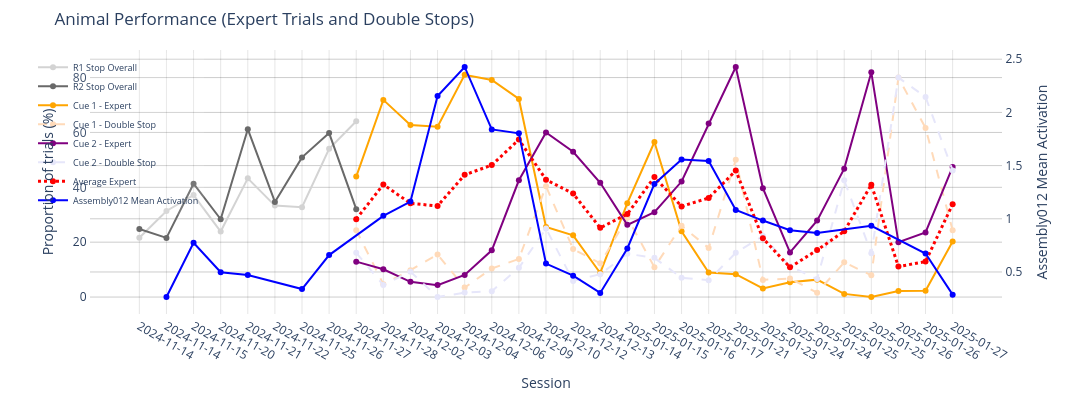

This figure's notebook cell:
### Code cell
res_cue1 = []
res_cue2 = []
d_stop_c1 = []
d_stop_c2 = []
r1_stop = []
r2_stop = []

r1_wrong_only = []
r2_wrong_only = []

for s_id in behav.index.unique("session_id"):
    s_behav = behav.loc[s_id]

    expert_trials = s_behav[
        (s_behav["choice_R1"] == 1) &
        (s_behav["choice_R2"] == 0) &
        (s_behav["cue"] == 1)
    ]
    prop_expert_trials = len(expert_trials) / len(s_behav[s_behav["cue"] == 1]) * 100
    res_cue1.append((s_id, prop_expert_trials))

    expert_trials = s_behav[
        (s_behav["choice_R1"] == 0) &
        (s_behav["choice_R2"] == 1) &
        (s_behav["cue"] == 2)
    ]
    prop_expert_trials = len(expert_trials) / len(s_behav[s_behav["cue"] == 2]) * 100
    res_cue2.append((s_id, prop_expert_trials))

    d_stop = s_behav[
        (s_behav["cue"] == 1) &
        (s_behav["choice_R1"] == 1) &
        (s_behav["choice_R2"] == 1)
    ]
    prop_d_stop_trials = len(d_stop) / len(s_behav[s_behav["cue"] == 1]) * 100
    d_stop_c1.append((s_id, prop_d_stop_trials))

    d_stop = s_behav[
        (s_behav["cue"] == 2) &
        (s_behav["choice_R1"] == 1) &
        (s_behav["choice_R2"] == 1)
    ]
    prop_d_stop_trials = len(d_stop) / len(s_behav[s_behav["cue"] == 2]) * 100
    d_stop_c2.append((s_id, prop_d_stop_trials))

    r1_wrong = s_behav[
        (s_behav["cue"] == 1) &
        (s_behav["choice_R1"] == 0) &
        (s_behav["choice_R2"] == 1)
    ]
    r2_wrong = s_behav[
        (s_behav["cue"] == 2) &
        (s_behav["choice_R2"] == 0) &
        (s_behav["choice_R1"] == 1)
    ]

    r1_wrong_only.append((s_id, len(r1_wrong) / len(s_behav) * 100))
    r2_wrong_only.append((s_id, len(r2_wrong) / len(s_behav) * 100))

    r1_stops = s_behav[s_behav["choice_R1"] == 1]
    r2_stops = s_behav[s_behav["choice_R2"] == 1]

    prop_r1_stop = len(r1_stops) / len(s_behav) * 100
    prop_r2_stop = len(r2_stops) / len(s_behav) * 100
    r1_stop.append((s_id, prop_r1_stop))
    r2_stop.append((s_id, prop_r2_stop))

# numpy conversions
d_stop_c1 = np.array(d_stop_c1, dtype=object)
d_stop_c2 = np.array(d_stop_c2, dtype=object)
res_cue1  = np.array(res_cue1,  dtype=object)
res_cue2  = np.array(res_cue2,  dtype=object)
r1_wrong_only = np.array(r1_wrong_only, dtype=object)
r2_wrong_only = np.array(r2_wrong_only, dtype=object)

idx1 = np.argsort(res_cue1[:, 0])
idx2 = np.argsort(res_cue2[:, 0])

x1, y1 = res_cue1[idx1, 0], res_cue1[idx1, 1].astype(float)
x2, y2 = res_cue2[idx2, 0], res_cue2[idx2, 1].astype(float)
x3, y3 = d_stop_c1[idx1, 0], d_stop_c1[idx1, 1].astype(float)
x4, y4 = d_stop_c2[idx2, 0], d_stop_c2[idx2, 1].astype(float)

x5y5 = np.array(r1_stop, dtype=object)
x5, y5 = x5y5[:, 0], x5y5[:, 1].astype(float)

x6y6 = np.array(r2_stop, dtype=object)
x6, y6 = x6y6[:, 0], x6y6[:, 1].astype(float)

x7, y7 = r1_wrong_only[:, 0], r1_wrong_only[:, 1].astype(float)
x8, y8 = r2_wrong_only[:, 0], r2_wrong_only[:, 1].astype(float)

# date-based split (STRING COMPARISON)
x_pre_cue = "2024-11-27_16-11"

m5 = x5 <= x_pre_cue
x5, y5 = x5[m5], y5[m5]

m6 = x6 <= x_pre_cue
x6, y6 = x6[m6], y6[m6]

m1 = x1 >= x_pre_cue
x1, y1 = x1[m1], y1[m1]

m2 = x2 >= x_pre_cue
x2, y2 = x2[m2], y2[m2]

m3 = x3 >= x_pre_cue
x3, y3 = x3[m3], y3[m3]

m4 = x4 >= x_pre_cue
x4, y4 = x4[m4], y4[m4]

# average expert performance (Cue 1 and Cue 2) per session
cue1_expert = pd.Series(res_cue1[:, 1].astype(float), index=res_cue1[:, 0], name="cue1_expert")
cue2_expert = pd.Series(res_cue2[:, 1].astype(float), index=res_cue2[:, 0], name="cue2_expert")
avg_expert = pd.concat([cue1_expert, cue2_expert], axis=1).mean(axis=1).sort_index()
x_avg_expert = avg_expert.index.to_numpy()
y_avg_expert = avg_expert.to_numpy(dtype=float)
m_avg = x_avg_expert >= x_pre_cue
x_avg_expert, y_avg_expert = x_avg_expert[m_avg], y_avg_expert[m_avg]

# mean Assembly012 activation per session
if "session_id" in ensamble_proj.index.names:
    assembly012_session_mean = ensamble_proj.groupby(level="session_id")["Assembly012"].mean()
elif "session_id" in ensamble_proj.columns:
    assembly012_session_mean = ensamble_proj.groupby("session_id")["Assembly012"].mean()
else:
    raise KeyError("Could not find 'session_id' in ensamble_proj index names or columns")

if "session_id" in behav.index.names:
    behav_sessions = pd.Index(behav.index.get_level_values("session_id").unique()).astype(str)
else:
    behav_sessions = pd.Index(behav.index.unique()).astype(str)

assembly012_session_mean.index = assembly012_session_mean.index.astype(str)
common_sessions = np.intersect1d(behav_sessions.to_numpy(), assembly012_session_mean.index.to_numpy())
assembly012_session_mean = assembly012_session_mean.loc[common_sessions].sort_index()
x_ens012 = assembly012_session_mean.index.to_numpy()
y_ens012 = assembly012_session_mean.to_numpy(dtype=float)

# plotting
fig = go.Figure()

fig.add_trace(go.Scatter(x=x5, y=y5, mode="lines+markers",
    name="R1 Stop Overall",
    line=dict(width=2, color="lightgrey"),
    marker=dict(size=7, color="lightgrey"),
))

fig.add_trace(go.Scatter(x=x6, y=y6, mode="lines+markers",
    name="R2 Stop Overall",
    line=dict(width=2, color="dimgrey"),
    marker=dict(size=7, color="dimgrey"),
))

fig.add_trace(go.Scatter(x=x1, y=y1, mode="lines+markers",
    name="Cue 1 - Expert",
    line=dict(width=2, color="orange"),
    marker=dict(size=7, color="orange"),
))

fig.add_trace(go.Scatter(x=x3, y=y3, mode="lines+markers",
    name="Cue 1 - Double Stop",
    line=dict(width=2, color="peachpuff", dash="dash"),
    marker=dict(size=7, color="peachpuff"),
))

fig.add_trace(go.Scatter(x=x2, y=y2, mode="lines+markers",
    name="Cue 2 - Expert",
    line=dict(width=2, color="purple"),
    marker=dict(size=7, color="purple"),
))

fig.add_trace(go.Scatter(x=x4, y=y4, mode="lines+markers",
    name="Cue 2 - Double Stop",
    line=dict(width=2, color="lavender", dash="dash"),
    marker=dict(size=7, color="lavender"),
))

fig.add_trace(go.Scatter(x=x_avg_expert, y=y_avg_expert, mode="lines+markers",
    name="Average Expert",
    line=dict(width=3, color="red", dash="dot"),
    marker=dict(size=7, color="red"),
))

fig.add_trace(go.Scatter(x=x_ens012, y=y_ens012, mode="lines+markers",
    name="Assembly012 Mean Activation",
    line=dict(width=2, color="blue"),
    marker=dict(size=6, color="blue"),
    yaxis="y2",
))

# fig.add_trace(go.Scatter(
#     x=x7, y=y7,
#     mode="lines+markers",
#     name="C1-Wrong only(R2)",
#     line=dict(width=2, color="lightcoral"),
#     marker=dict(size=7, color="lightcoral"),
# ))

# fig.add_trace(go.Scatter(
#     x=x8, y=y8,
#     mode="lines+markers",
#     name="C2-Wrong only(R1)",
#     line=dict(width=2, color="indianred"),
#     marker=dict(size=7, color="indianred"),
# ))

def to_ordinal(x):
    order = {s: i for i, s in enumerate(sorted(np.unique(x)))}
    return np.array([order[s] for s in x], dtype=float)

x1_num = to_ordinal(x1)
x2_num = to_ordinal(x2)

m2, b2 = np.polyfit(x2_num, y2, 1)
corr1, pval1 = stats.pearsonr(x1_num, y1)
corr2, pval2 = stats.pearsonr(x2_num, y2)

# fig.add_trace(go.Scatter(
#     x=x2, y=m2 * x2_num + b2,
#     mode="lines",
#     name="Cue 2 fit",
#     line=dict(width=2, color="purple", dash="dash"),
# ))

# layout
fig.update_layout(
    title="Animal Performance (Expert Trials and Double Stops)",
    width=1400,
    height=400,
    margin=dict(l=90, r=90, t=50, b=60),
    xaxis_title="Session",
    yaxis_title="Proportion of trials (%)",
    yaxis2=dict(
        title="Assembly012 Mean Activation",
        overlaying="y",
        side="right",
        showgrid=False,
        zeroline=False,
        showline=True,
    ),
    plot_bgcolor="white",
    legend=dict(
        x=0.125, y=0.99,
        bgcolor="rgba(255,255,255,0.1)",
        xanchor="right", yanchor="top",
        font=dict(size=9),
    ),
)

fig.update_yaxes(
    showgrid=True,
    gridcolor="rgba(0,0,0,0.2)",
    zeroline=False,
    showline= True
)

all_x_ticks = np.sort(np.unique(np.concatenate([x5, x6, x1, x2, x3, x4, x_avg_expert, x_ens012])))
all_x_ticklabels = [s.split("_")[0] for s in all_x_ticks]

fig.update_xaxes(
    tickmode="array",
    tickvals=all_x_ticks,
    ticktext=all_x_ticklabels,
    showgrid=True,
    gridcolor="rgba(0,0,0,0.1)",
    showline=True,
    zeroline=False,
)
fig.update_traces(marker=dict(size=6))

fig.show()

### Figure 1 — Plotly figure (JSON) as saved in the notebook; plotly's stock layout.template omitted (floating-point values rounded to 4 significant figures)
{"data": [{"line": {"color": "lightgrey", "width": 2}, "marker": {"color": "lightgrey", "size": 6}, "mode": "lines+markers", "name": "R1 Stop Overall", "type": "scatter", "x": ["2024-11-14_15-01", "2024-11-14_16-40", "2024-11-15_15-48", "2024-11-20_17-46", "2024-11-21_17-22", "2024-11-22_16-01", "2024-11-25_16-25", "2024-11-26_16-39", "2024-11-27_16-11"], "y": [21.6, 31.37, 37.19, 23.88, 43.28, 33.33, 32.73, 54.02, 64.08]}, {"line": {"color": "dimgrey", "width": 2}, "marker": {"color": "dimgrey", "size": 6}, "mode": "lines+markers", "name": "R2 Stop Overall", "type": "scatter", "x": ["2024-11-14_15-01", "2024-11-14_16-40", "2024-11-15_15-48", "2024-11-20_17-46", "2024-11-21_17-22", "2024-11-22_16-01", "2024-11-25_16-25", "2024-11-26_16-39", "2024-11-27_16-11"], "y": [24.8, 21.57, 41.32, 28.36, 61.19, 34.67, 50.91, 59.77, 32.04]}, {"line": {"color": "orange", "width": 2}, "marker": {"color": "orange", "size": 6}, "mode": "lines+markers", "name": "Cue 1 - Expert", "type": "scatter", "x": ["2024-11-27_16-11", "2024-11-28_17-41", "2024-12-02_16-09", "2024-12-03_16-23", "2024-12-04_18-06", "2024-12-06_16-49", "2024-12-09_17-45", "2024-12-10_17-20", "2024-12-12_16-13", "2024-12-13_17-10", "2025-01-14_18-08", "2025-01-15_17-18", "2025-01-16_17-47", "2025-01-17_16-55", "2025-01-21_18-49", "2025-01-23_16-48", "2025-01-24_12-24", "2025-01-24_19-37", "2025-01-25_10-55", "2025-01-25_21-29", "2025-01-26_13-45", "2025-01-26_21-48", "2025-01-27_13-39"], "y": [43.91, 71.87, 62.75, 62.07, 81.03, 79.16, 72.22, 25.54, 22.5, 8.772, 34.21, 56.52, 24.0, 8.929, 8.327, 3.122, 5.4, 6.346, 1.15, 0.0, 2.222, 2.326, 20.27]}, {"line": {"color": "peachpuff", "dash": "dash", "width": 2}, "marker": {"color": "peachpuff", "size": 6}, "mode": "lines+markers", "name": "Cue 1 - Double Stop", "type": "scatter", "x": ["2024-11-27_16-11", "2024-11-28_17-41", "2024-12-02_16-09", "2024-12-03_16-23", "2024-12-04_18-06", "2024-12-06_16-49", "2024-12-09_17-45", "2024-12-10_17-20", "2024-12-12_16-13", "2024-12-13_17-10", "2025-01-14_18-08", "2025-01-15_17-18", "2025-01-16_17-47", "2025-01-17_16-55", "2025-01-21_18-49", "2025-01-23_16-48", "2025-01-24_12-24", "2025-01-24_19-37", "2025-01-25_10-55", "2025-01-25_21-29", "2025-01-26_13-45", "2025-01-26_21-48", "2025-01-27_13-39"], "y": [24.39, 4.689, 9.802, 15.52, 3.45, 10.42, 13.89, 40.43, 17.5, 12.28, 28.94, 10.87, 26.0, 17.86, 50.0, 6.252, 6.758, 1.587, 12.65, 7.921, 80.0, 61.63, 24.32]}, {"line": {"color": "purple", "width": 2}, "marker": {"color": "purple", "size": 6}, "mode": "lines+markers", "name": "Cue 2 - Expert", "type": "scatter", "x": ["2024-11-27_16-11", "2024-11-28_17-41", "2024-12-02_16-09", "2024-12-03_16-23", "2024-12-04_18-06", "2024-12-06_16-49", "2024-12-09_17-45", "2024-12-10_17-20", "2024-12-12_16-13", "2024-12-13_17-10", "2025-01-14_18-08", "2025-01-15_17-18", "2025-01-16_17-47", "2025-01-17_16-55", "2025-01-21_18-49", "2025-01-23_16-48", "2025-01-24_12-24", "2025-01-24_19-37", "2025-01-25_10-55", "2025-01-25_21-29", "2025-01-26_13-45", "2025-01-26_21-48", "2025-01-27_13-39"], "y": [12.9, 10.15, 5.558, 4.349, 8.066, 17.03, 42.56, 60.0, 52.94, 41.67, 26.32, 30.95, 42.1, 63.26, 83.88, 39.68, 16.25, 27.87, 46.81, 81.91, 20.0, 23.53, 47.44]}, {"line": {"color": "lavender", "dash": "dash", "width": 2}, "marker": {"color": "lavender", "size": 6}, "mode": "lines+markers", "name": "Cue 2 - Double Stop", "type": "scatter", "x": ["2024-11-27_16-11", "2024-11-28_17-41", "2024-12-02_16-09", "2024-12-03_16-23", "2024-12-04_18-06", "2024-12-06_16-49", "2024-12-09_17-45", "2024-12-10_17-20", "2024-12-12_16-13", "2024-12-13_17-10", "2025-01-14_18-08", "2025-01-15_17-18", "2025-01-16_17-47", "2025-01-17_16-55", "2025-01-21_18-49", "2025-01-23_16-48", "2025-01-24_12-24", "2025-01-24_19-37", "2025-01-25_10-55", "2025-01-25_21-29", "2025-01-26_13-45", "2025-01-26_21-48", "2025-01-27_13-39"], "y": [16.13, 4.348, 9.263, 0.0, 1.613, 2.129, 10.64, 25.0, 5.882, 8.333, 15.79, 14.28, 7.018, 6.123, 16.12, 22.22, 11.25, 6.557, 42.55, 15.96, 80.0, 72.94, 46.15]}, {"line": {"color": "red", "dash": "dot", "width": 3}, "marker": {"color": "red", "size": 6}, "mode": "lines+markers", "name": "Average Expert", "type": "scatter", "x": ["2024-11-27_16-11", "2024-11-28_17-41", "2024-12-02_16-09", "2024-12-03_16-23", "2024-12-04_18-06", "2024-12-06_16-49", "2024-12-09_17-45", "2024-12-10_17-20", "2024-12-12_16-13", "2024-12-13_17-10", "2025-01-14_18-08", "2025-01-15_17-18", "2025-01-16_17-47", "2025-01-17_16-55", "2025-01-21_18-49", "2025-01-23_16-48", "2025-01-24_12-24", "2025-01-24_19-37", "2025-01-25_10-55", "2025-01-25_21-29", "2025-01-26_13-45", "2025-01-26_21-48", "2025-01-27_13-39"], "y": [28.4, 41.01, 34.15, 33.21, 44.55, 48.09, 57.39, 42.77, 37.72, 25.22, 30.26, 43.74, 33.05, 36.1, 46.1, 21.4, 10.82, 17.11, 23.98, 40.96, 11.11, 12.93, 33.85]}, {"line": {"color": "blue", "width": 2}, "marker": {"color": "blue", "size": 6}, "mode": "lines+markers", "name": "Assembly012 Mean Activation", "type": "scatter", "x": ["2024-11-14_16-40", "2024-11-15_15-48", "2024-11-20_17-46", "2024-11-21_17-22", "2024-11-25_16-25", "2024-11-26_16-39", "2024-11-28_17-41", "2024-12-02_16-09", "2024-12-03_16-23", "2024-12-04_18-06", "2024-12-06_16-49", "2024-12-09_17-45", "2024-12-10_17-20", "2024-12-12_16-13", "2024-12-13_17-10", "2025-01-14_18-08", "2025-01-15_17-18", "2025-01-16_17-47", "2025-01-17_16-55", "2025-01-21_18-49", "2025-01-23_16-48", "2025-01-24_12-24", "2025-01-24_19-37", "2025-01-25_21-29", "2025-01-26_21-48", "2025-01-27_13-39"], "y": [0.2644, 0.7744, 0.4973, 0.472, 0.3396, 0.659, 1.028, 1.162, 2.153, 2.427, 1.84, 1.804, 0.5792, 0.4657, 0.303, 0.7213, 1.327, 1.556, 1.543, 1.083, 0.9833, 0.8928, 0.867, 0.9339, 0.6731, 0.287], "yaxis": "y2"}], "layout": {"height": 400, "legend": {"bgcolor": "rgba(255,255,255,0.1)", "font": {"size": 9}, "x": 0.125, "xanchor": "right", "y": 0.99, "yanchor": "top"}, "margin": {"b": 60, "l": 90, "r": 90, "t": 50}, "plot_bgcolor": "white", "title": {"text": "Animal Performance (Expert Trials and Double Stops)"}, "width": 1400, "xaxis": {"gridcolor": "rgba(0,0,0,0.1)", "showgrid": true, "showline": true, "tickmode": "array", "ticktext": ["2024-11-14", "2024-11-14", "2024-11-15", "2024-11-20", "2024-11-21", "2024-11-22", "2024-11-25", "2024-11-26", "2024-11-27", "2024-11-28", "2024-12-02", "2024-12-03", "2024-12-04", "2024-12-06", "2024-12-09", "2024-12-10", "2024-12-12", "2024-12-13", "2025-01-14", "2025-01-15", "2025-01-16", "2025-01-17", "2025-01-21", "2025-01-23", "2025-01-24", "2025-01-24", "2025-01-25", "2025-01-25", "2025-01-26", "2025-01-26", "2025-01-27"], "tickvals": ["2024-11-14_15-01", "2024-11-14_16-40", "2024-11-15_15-48", "2024-11-20_17-46", "2024-11-21_17-22", "2024-11-22_16-01", "2024-11-25_16-25", "2024-11-26_16-39", "2024-11-27_16-11", "2024-11-28_17-41", "2024-12-02_16-09", "2024-12-03_16-23", "2024-12-04_18-06", "2024-12-06_16-49", "2024-12-09_17-45", "2024-12-10_17-20", "2024-12-12_16-13", "2024-12-13_17-10", "2025-01-14_18-08", "2025-01-15_17-18", "2025-01-16_17-47", "2025-01-17_16-55", "2025-01-21_18-49", "2025-01-23_16-48", "2025-01-24_12-24", "2025-01-24_19-37", "2025-01-25_10-55", "2025-01-25_21-29", "2025-01-26_13-45", "2025-01-26_21-48", "2025-01-27_13-39"], "title": {"text": "Session"}, "zeroline": false}, "yaxis": {"gridcolor": "rgba(0,0,0,0.2)", "showgrid": true, "showline": true, "title": {"text": "Proportion of trials (%)"}, "zeroline": false}, "yaxis2": {"gridcolor": "rgba(0,0,0,0.2)", "overlaying": "y", "showgrid": true, "showline": true, "side": "right", "title": {"text": "Assembly012 Mean Activation"}, "zeroline": false}}}
